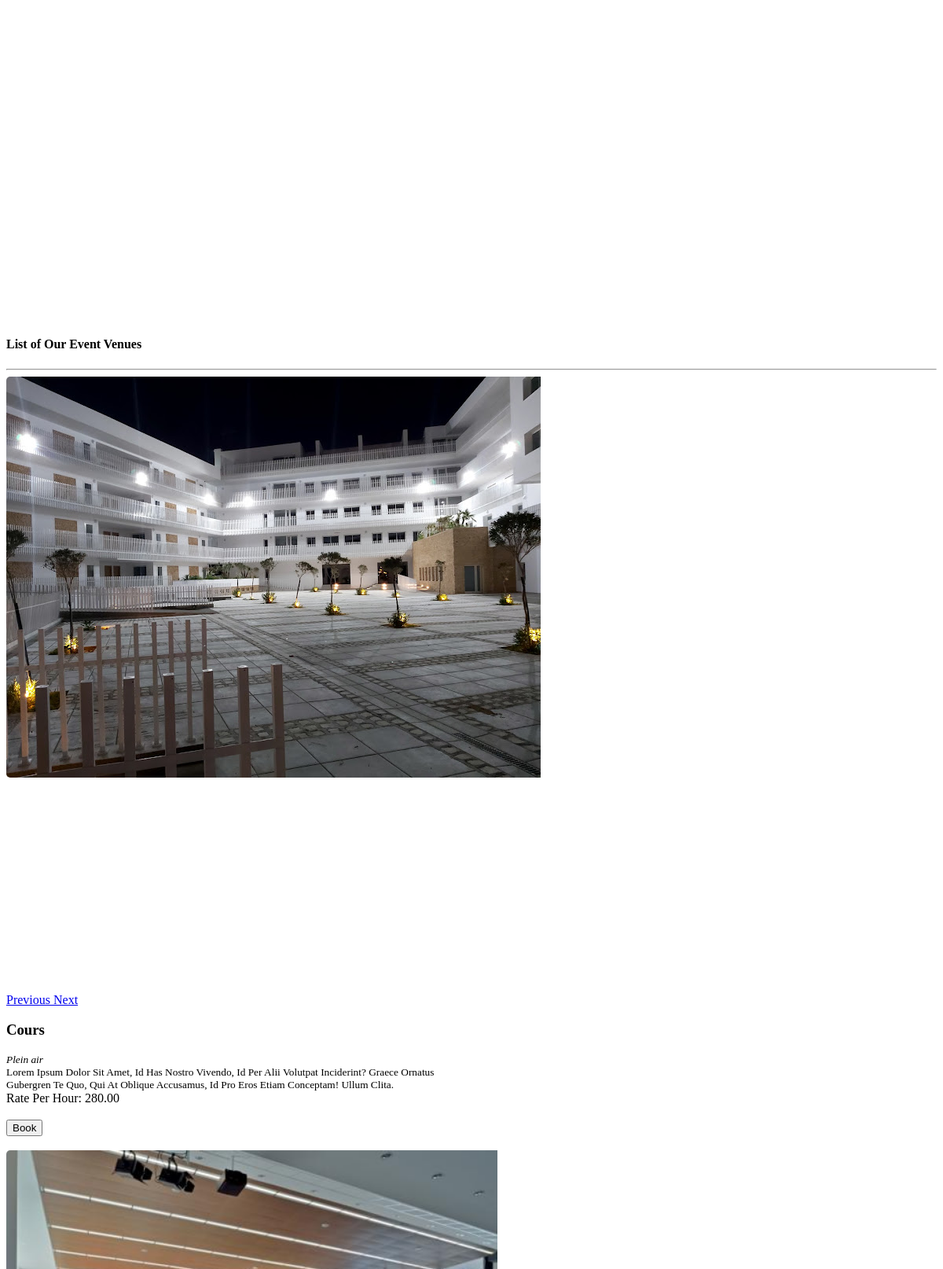
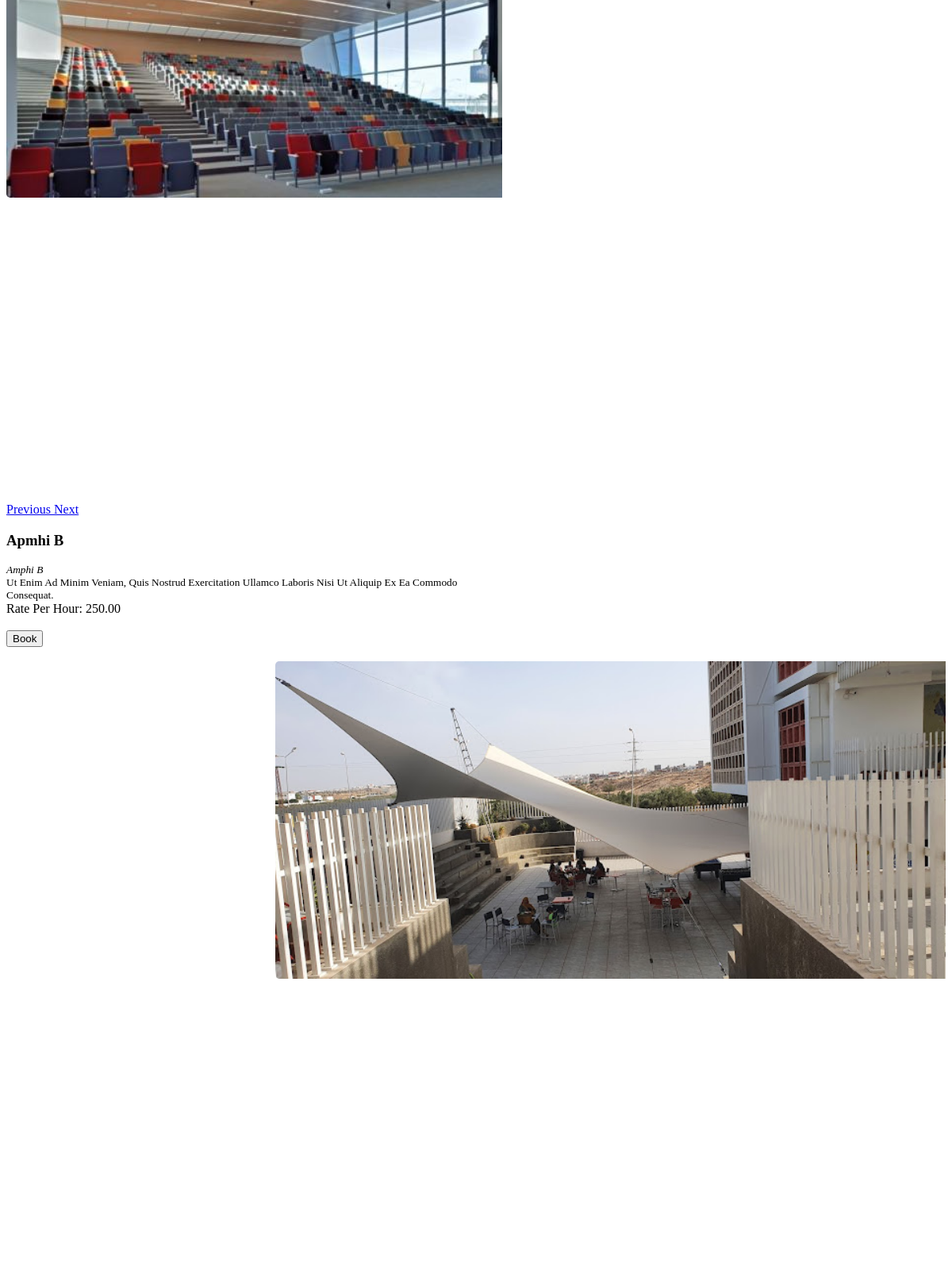
Page /venue.php (upper part) on the committed database (2 pictures, top to bottom).
### tables this page shows
CREATE TABLE `venue` (
  `id` int(30) NOT NULL,
  `venue` text NOT NULL,
  `address` text NOT NULL,
  `description` text NOT NULL,
  `rate` float NOT NULL
);

### venue.php (the view, shortened to what this page needs)
<?php
include 'admin/db_connect.php';
?>
        <header class="masthead">
        </header>
            <div class="container-fluid mt-3 pt-2">
                <h4 class="text-center text-white">List of Our Event Venues</h4>
                <hr class="divider">
                <div class="row-items">
                <div class="col-lg-12">
                    <div class="row">
                <?php
                $rtl ='rtl';
                $ci= 0;
                $venue = $conn->query("SELECT * from venue order by rand()");
                while($row = $venue->fetch_assoc()):
                    $ci++;
                    if($ci < 3){
                        $rtl = '';
                    }else{
                        $rtl = 'rtl';
                    }
                    if($ci == 4){
                        $ci = 0;
                    }
                ?>
                <div class="col-md-6">
                <div class="card venue-list <?php echo $rtl ?>" data-id="<?php echo $row['id'] ?>">
                        <div id="imagesCarousel_<?php echo $row['id'] ?> card-img-top " class="carousel slide" data-ride="carousel">
                              <div class="carousel-inner">
                                    <?php
                                        $fpath = 'admin/assets/uploads/venue_'.$row['id'];
                                        $images= scandir($fpath);
                                        $i = 1;
                                        foreach($images as $k => $v):
                                            if(!in_array($v,array('.','..'))):
                                                $active = $i == 1 ? 'active' : '';
                                    ?>
                                         <div class="carousel-item <?php echo $active ?>">
                                          <img class="d-block w-100" src="<?php echo $fpath.'/'.$v ?>" alt="">
                                        </div>
                                    <?php
                                            $i++;
                                            else:
                                                unset($images[$v]);
                                            endif;
                                        endforeach;
                                    ?>
                                     <a class="carousel-control-prev" href="#imagesCarousel_<?php echo $row['id'] ?>" role="button" data-slide="prev">
                                        <span class="sr-only">Previous</span>
                                      </a>
                                      <a class="carousel-control-next" href="#imagesCarousel_<?php echo $row['id'] ?>" role="button" data-slide="next">
                                        <span class="sr-only">Next</span>
                                      </a>
                                        </div>
                                    </div>
                    <div class="card-body">
                        <div class="row align-items-center justify-content-center text-center h-100">
                            <div class="">
                                <div>
                                    <h3><b class="filter-txt"><?php echo ucwords($row['venue']) ?></b></h3>
                                    <small><i><?php echo $row['address'] ?></i></small>
                                </div>
                                <div>
                                <span class="truncate" style="font-size: inherit;"><small><?php echo ucwords($row['description']) ?></small></span>
                                    <br>
                                <span class="badge badge-secondary"><i class="fa fa-tag"></i> Rate Per Hour: <?php echo number_format($row['rate'],2) ?></span>
                                <br>
                                <br>
                                <button class="btn btn-primary book-venue align-self-end" type="button" data-id='<?php echo $row['id'] ?>'>Book</button>
                                </div>
                            </div>
                        </div>
                    </div>
                </div>
                <br>
                </div>
                <?php endwhile; ?>
                </div>
                </div>
                </div>
            </div>

### venue.php (style rules this page uses)
.venue-list { cursor: pointer; border: unset; flex-direction: inherit; }
.venue-list .carousel,.venue-list .card-body { width: calc(50%) }
.venue-list .carousel img.d-block.w-100 { border-top-left-radius: 5px; border-bottom-left-radius: 5px; min-height: 50vh; }
.carousel,.carousel-inner,.carousel-item { min-height: calc(100%) }
header.masthead,header.masthead:before { min-height: 50vh !important; height: 50vh !important }
.row-items { position: relative; }
.rtl { direction: rtl ; }

### rows in the picture
venue: shows a picture, venue "Cours", address "Plein air", description "Lorem Ipsum Dolor Sit Amet, Id Has Nostro Vivendo, Id Per Alii Volutpat Inciderint? Graece Ornatus Gubergren Te Quo, Qui At Oblique Accusamus, Id Pro Eros Etiam Conceptam! Ullum Clita.", rate "280.00"
venue: shows a picture, venue "Apmhi B", address "Amphi B", description "Ut Enim Ad Minim Veniam, Quis Nostrud Exercitation Ullamco Laboris Nisi Ut Aliquip Ex Ea Commodo Consequat.", rate "250.00"
